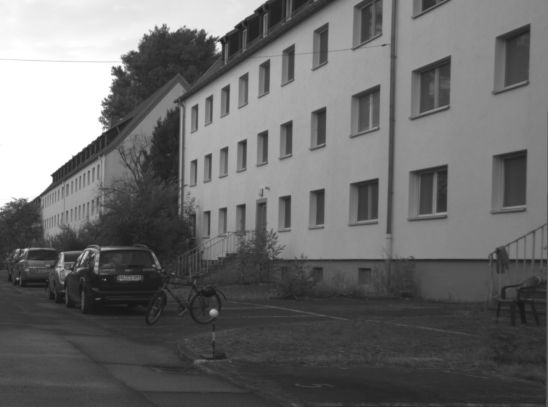
#> input picture hw1/road.png, 548 x 407 px
$ python ransac.py
#> lines starting #> are read from the running program, lines starting #| are printed output that depends on the picture
import cv2
import matplotlib.pyplot as plt
import matplotlib.image as mpimg
import matplotlib.patches as plp
import numpy as np
import random
import math

def Convolution(img, kernel):
    height = img.shape[0]
    width = img.shape[1]
    kheight = kernel.shape[0] // 2
    kwidth = kernel.shape[1] // 2

    pad = ((kheight, kwidth), (kheight, kwidth))
    imgout = np.empty(img.shape, dtype=np.float64)
    img = np.pad(img, pad, mode='constant', constant_values=0)

    for i in np.arange(kheight, height + kheight):
        for j in np.arange(kwidth, width + kwidth):
            partition = img[i - kheight:i + kheight + 1, j - kwidth:j + kwidth + 1]
            imgout[i - kheight, j - kwidth] = (partition*kernel).sum()

    return imgout


def GuassianFilter(sigma):
    fsize = 2 * int(4 * sigma + 0.5) + 1
    gaussian = np.zeros((fsize, fsize), np.float64)
    m = fsize // 2
    n = fsize // 2

    for x in range(-m, m+1):
        for y in range(-n, n+1):
            x1 = 2*np.pi*(sigma**2)
            x2 = np.exp(-(x**2 + y**2)/(2* sigma**2))
            gaussian[x+m, y+n] = (1/x1)*x2

    return gaussian

def non_max_suppression(points):
    for y in range(len(points) - 2):
        for x in range(len(points[y]) - 2):
            sample = []

            for yy in range(3):
                for xx in range(3):
                    sample += [points[y+yy][x+xx]]

            max_idx = np.argmax(sample)

            for yy in range(3):
                for xx in range(3):
                    if yy*3 + xx != max_idx:
                        points[y+yy][x+xx] = 0

    return points

def ransac(img, points, inlier_threshold, dis_threshold):
    li = []
    plt.imshow(img)
    arbitrary_coordinates_system_already_previous_examined_fully = []
    for k in range(100):
        ran_range = len(points[0]) - 1
        plt.axis([0, len(img[0]), 0, len(img)])
        plt.gca().invert_yaxis()
        x = []
        y = []

        ran_idx = random.randrange(ran_range)
        (t1,t2) = (points[0][ran_idx],points[1][ran_idx])
        ran_idx = random.randrange(ran_range)
        (t3,t4) = (points[0][ran_idx],points[1][ran_idx])

        if ((t1,t2),(t3,t4)) in arbitrary_coordinates_system_already_previous_examined_fully:
            print("Collision:", t1, t2, t3, t4)
            continue

        arbitrary_coordinates_system_already_previous_examined_fully.append(((t1,t2),(t3,t4)))

        x.append(t1)
        x.append(t3)
        y.append(t2)
        y.append(t4)

        x = np.array(x)
        y = np.array(y)


        m, b = np.polyfit(x, y, 1)


        inlier_c = 0

        for j in range(len(points[0])):
            y1 = points[0][j]
            x1 = points[1][j]

            if m == 0:
                continue

            b1 = y1 + x1 / m
            xp = (b1 - b) / (m + 1 / m)
            yp = m * xp + b
            d = math.sqrt((y1 - yp)**2 + (x1 - xp)**2)

            if d < dis_threshold:
                inlier_c += 1
                y = np.append(y, yp)
                x = np.append(x, xp)

        if inlier_c >= inlier_threshold:
            m, b = np.polyfit(x, y, 1)
            li.append((inlier_c, (m,b), (x,y)))

    li = sorted(li, key=lambda x: x[0], reverse=True)

    for i in range(4 if len(li) >= 4 else len(li)):
        x = li[i][2][0]
        m = li[i][1][0]
        b = li[i][1][1]
        y = li[i][2][1]
        for j in range(len(x)):
            plt.gca().add_patch(plp.Rectangle((x[j]-1, y[j]+1), 3, 3, linewidth=1))
        plt.plot(x, x*m+b)

    plt.savefig('ransac.png')
    plt.show()


def hessian(img_orig, threshold):

    img = np.zeros((img_orig.shape[0], img_orig.shape[1]))

    for y in range(len(img_orig)):
        for x in range(len(img_orig[y])):
            img[y][x] = img_orig[y][x][0]

    gaussian = GuassianFilter(0.84)

    sobelx = np.array([[1, 0, -1], [2, 0, -2], [1, 0, -1]])
    sobely = np.array([[1, 2, 1], [0, 0, 0], [-1, -2, -1]])

    dx = Convolution(img, sobelx)
    dy = Convolution(img, sobely)

    dxx = Convolution(img, sobelx)
    dyy = Convolution(img, sobely)

    dxx2 = np.square(dxx)
    dyy2 = np.square(dyy)
    dxy = dx * dy

    Ixx2 = Convolution(dxx2, gaussian)
    Iyy2 = Convolution(dyy2, gaussian)
    Ixy = Convolution(dxy, gaussian)

    det_hessian = Ixx2*Iyy2 - np.square(Ixy)

    for x in range(len(det_hessian)):
        for y in range(len(det_hessian[x])):
            if det_hessian[x][y] <= threshold:
                det_hessian[x][y] = 0

    points = non_max_suppression(det_hessian)

    points = np.where(points != 0)

    return points, img_orig


if __name__ == '__main__':

    img = mpimg.imread('road.png')
#> img is the input picture: shape (407, 548, 4) float32; mean R, G, B, A 0.422, 0.422, 0.422, 1

    points, img = hessian(img, 0.04)
#> in Convolution, `img = np.pad(img, pad, mode='constant', constant_values=0)`:
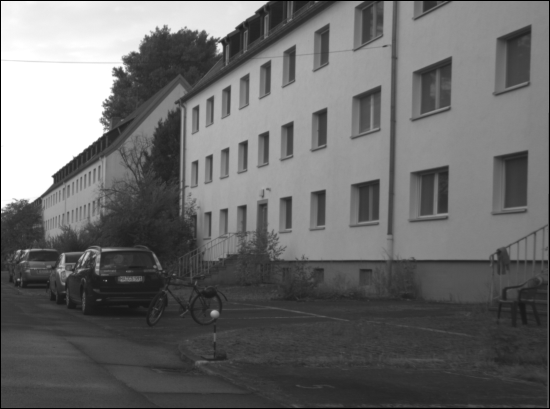
#> img: shape (409, 550) float64; min 0, max 1, mean 0.418
#> after the loop in Convolution, `for i in np.arange(kheight, height + kheight):`:
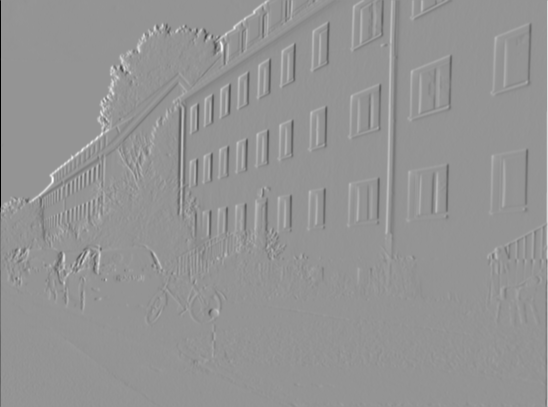
#> imgout: shape (407, 548) float64; min -4, max 2.87, mean 0.00174; drawn with min black and max white
#> after the loop in Convolution (call 2), `for i in np.arange(kheight, height + kheight):`:
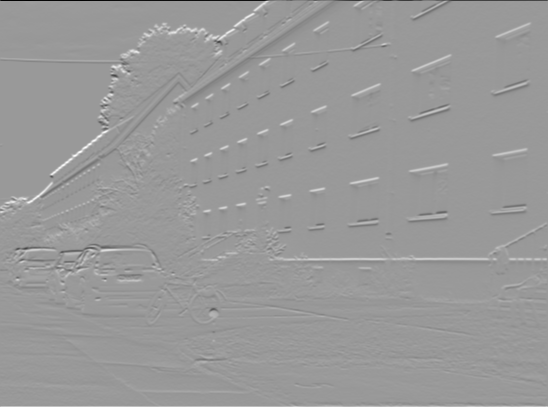
#> imgout: shape (407, 548) float64; min -3.89, max 2.57, mean 0.00421; drawn with min black and max white
#> in hessian, `dxx2 = np.square(dxx)`:
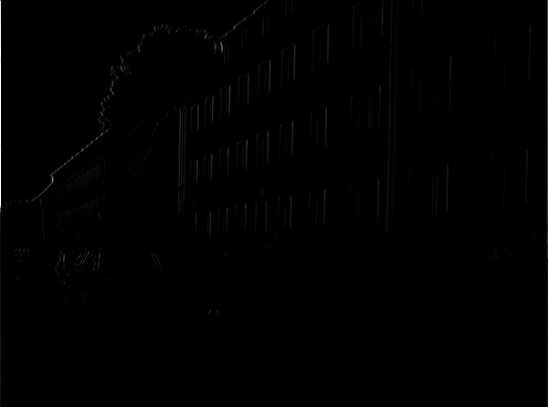
#> dxx2: shape (407, 548) float64; min 0, max 16, mean 0.0642; drawn with min black and max white
#> in hessian, `dxy = dx * dy`:
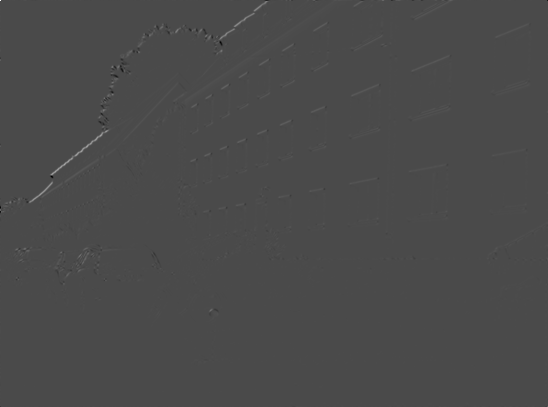
#> dxy: shape (407, 548) float64; min -3.39, max 8.17, mean 0.00855; drawn with min black and max white
#> after the loop in Convolution (call 7), `for i in np.arange(kheight, height + kheight):`:
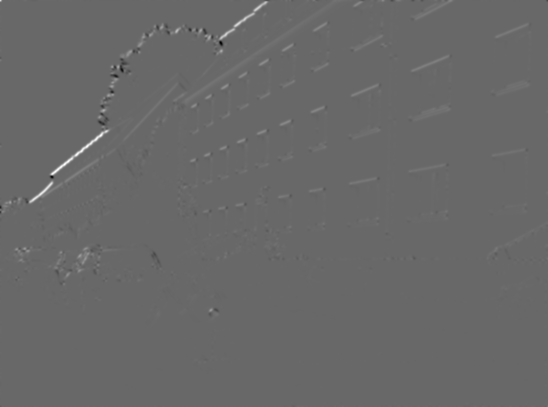
#> imgout: shape (407, 548) float64; min -1.69, max 2.43, mean 0.00855; drawn with min black and max white
#> in hessian, `points = np.where(points != 0)`: points = 276 positions, rows 0 to 406, columns 0 to 547
#> points = 276 positions, rows 0 to 406, columns 0 to 547

    ransac(img, points, 7, 10)
#> the loop in ransac, `for k in range(100):` made 100 passes
#> (t1, t2, t3, t4) on passes 1 to 12: (203, 6, 218, 377), (6, 354, 130, 106), (269, 97, 261, 20), (211, 67, 156, 205), (258, 495, 196, 261), (104, 197, 269, 56), (51, 283, 145, 325), (51, 283, 34, 206), (125, 156, 311, 210), (56, 450, 160, 196), (36, 211, 30, 178), (173, 84, 257, 79)
#> (t1, t2, t3, t4) on passes 19, 50, 54: (209, 219, 0, 0), (42, 219, 106, 106), (54, 126, 106, 106)
#> the loop in ransac, `for i in range(4 if len(li) >= 4 else len(li)):` made 4 passes
#> in ransac, `plt.savefig('ransac.png')`:
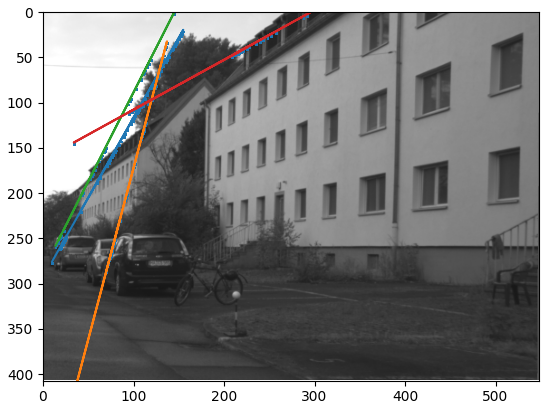
#> figure drawn by matplotlib, 1 panel
